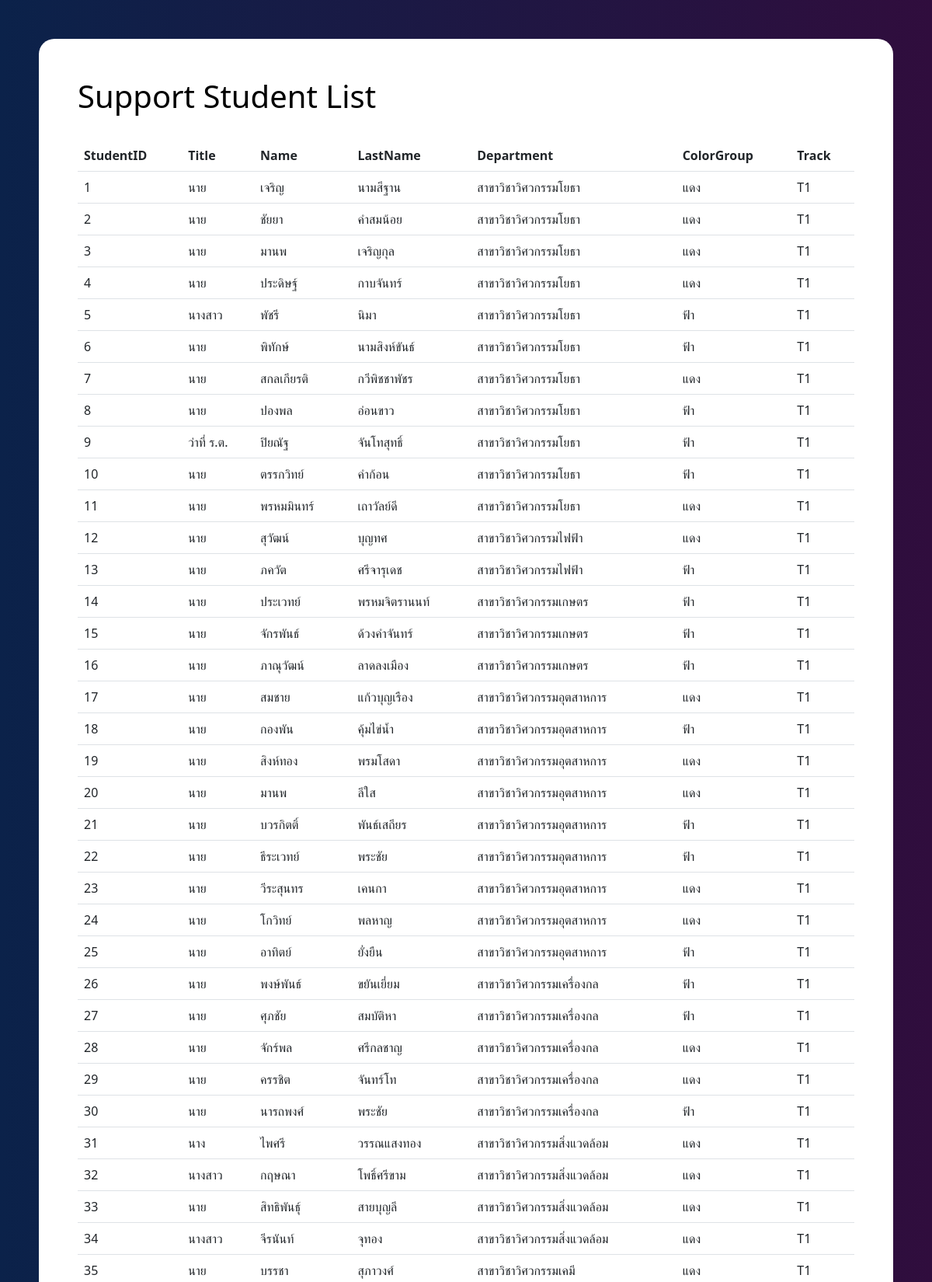
/Support_member.php (upper part), run on the app's committed database.
### tables this page shows
CREATE TABLE `tracksupport` (
  `StudentID` int(11) DEFAULT NULL,
  `Title` varchar(50) DEFAULT NULL,
  `Name` varchar(50) DEFAULT NULL,
  `LastName` varchar(50) DEFAULT NULL,
  `Department` varchar(50) DEFAULT NULL,
  `ColorGroup` varchar(50) DEFAULT NULL,
  `Track` varchar(50) DEFAULT NULL
);

### Support_member.php (the view, shortened to what this page needs)
<!DOCTYPE html>
<html lang="en">
<head>
    <link rel="stylesheet" href="style.css">
    <link href="https://cdn.jsdelivr.net/npm/bootstrap@5.2.3/dist/css/bootstrap.min.css" rel="stylesheet">
</head>
<body style="margin: 50px;">
    <div class="tablebody">
        <h1>Support Student List</h1>
        <br>
        <table class="table">
            <thead>
                <tr>
                    <th>StudentID</th>
                    <th>Title</th>
                    <th>Name</th>
                    <th>LastName</th>
                    <th>Department</th>
                    <th>ColorGroup</th>
                    <th>Track</th>
                </tr>
            </thead>
            <tbody>
                <?php
                $servername = "localhost";
                $username = "root";
                $password = "";
                $dbName = "final_project_v2";
                $conn = new mysqli($servername, $username, $password, $dbName);
                $sql = "SELECT * FROM `tracksupport`;";
                $result = $conn->query($sql);
                while ($row = $result->fetch_assoc()) {
                    echo "<tr>
                    <td>" . $row["StudentID"] . "</td>
                    <td>" . $row["Title"] . "</td>
                    <td>" . $row["Name"] . "</td>
                    <td>" . $row["LastName"] . "</td>
                    <td>" . $row["Department"] . "</td>
                    <td>" . $row["ColorGroup"] . "</td>
                    <td>" . $row["Track"] . "</td>
                </tr>";
                }
                ?>
            </tbody>
        </table>
    </div>
</body>
</html>

### style.css (style rules this page uses)
* { margin: 0; padding: 0; }
body { font-size: 120%; background: #ffffff; background: linear-gradient(to right, #0B224A, #300D3D); color: #ffff; font-family: 'Gill Sans', 'Gill Sans MT', Calibri, 'Trebuchet MS', sans-serif; }
.tablebody { padding: 50px; color: #000; background: #ffff; border-radius: 20px; }

### data on the page
tracksupport: StudentID "1", Title "นาย", Name "เจริญ", LastName "นามสีฐาน", Department "สาขาวิชาวิศวกรรมโยธา", ColorGroup "แดง", Track "T1"
tracksupport: StudentID "2", Title "นาย", Name "ชัยยา", LastName "คำสมน้อย", Department "สาขาวิชาวิศวกรรมโยธา", ColorGroup "แดง", Track "T1"
tracksupport: StudentID "3", Title "นาย", Name "มานพ", LastName "เจริญกุล", Department "สาขาวิชาวิศวกรรมโยธา", ColorGroup "แดง", Track "T1"
tracksupport: StudentID "4", Title "นาย", Name "ประดิษฐ์", LastName "กาบจันทร์", Department "สาขาวิชาวิศวกรรมโยธา", ColorGroup "แดง", Track "T1"
tracksupport: StudentID "5", Title "นางสาว", Name "พัชรี", LastName "นิมา", Department "สาขาวิชาวิศวกรรมโยธา", ColorGroup "ฟ้า", Track "T1"
tracksupport: StudentID "6", Title "นาย", Name "พิทักษ์", LastName "นามสิงห์ขันธ์", Department "สาขาวิชาวิศวกรรมโยธา", ColorGroup "ฟ้า", Track "T1"
tracksupport: StudentID "7", Title "นาย", Name "สกลเกียรติ", LastName "กวีพิชชาพัชร", Department "สาขาวิชาวิศวกรรมโยธา", ColorGroup "แดง", Track "T1"
tracksupport: StudentID "8", Title "นาย", Name "ปองพล", LastName "อ่อนขาว", Department "สาขาวิชาวิศวกรรมโยธา", ColorGroup "ฟ้า", Track "T1"
tracksupport: StudentID "9", Title "ว่าที่ ร.ต.", Name "ปิยณัฐ", LastName "จันโทสุทธิ์", Department "สาขาวิชาวิศวกรรมโยธา", ColorGroup "ฟ้า", Track "T1"
tracksupport: StudentID "10", Title "นาย", Name "ตรรกวิทย์", LastName "คำก้อน", Department "สาขาวิชาวิศวกรรมโยธา", ColorGroup "ฟ้า", Track "T1"
tracksupport: StudentID "11", Title "นาย", Name "พรหมมินทร์", LastName "เถาวัลย์ดี", Department "สาขาวิชาวิศวกรรมโยธา", ColorGroup "แดง", Track "T1"
tracksupport: StudentID "12", Title "นาย", Name "สุวัฒน์", LastName "บุญทศ", Department "สาขาวิชาวิศวกรรมไฟฟ้า", ColorGroup "แดง", Track "T1"
tracksupport: StudentID "13", Title "นาย", Name "ภควัต", LastName "ศรีจารุเดช", Department "สาขาวิชาวิศวกรรมไฟฟ้า", ColorGroup "ฟ้า", Track "T1"
tracksupport: StudentID "14", Title "นาย", Name "ประเวทย์", LastName "พรหมจิตรานนท์", Department "สาขาวิชาวิศวกรรมเกษตร", ColorGroup "ฟ้า", Track "T1"
tracksupport: StudentID "15", Title "นาย", Name "จักรพันธ์", LastName "ด้วงคำจันทร์", Department "สาขาวิชาวิศวกรรมเกษตร", ColorGroup "ฟ้า", Track "T1"
tracksupport: StudentID "16", Title "นาย", Name "ภาณุวัฒน์", LastName "ลาดลงเมือง", Department "สาขาวิชาวิศวกรรมเกษตร", ColorGroup "ฟ้า", Track "T1"
tracksupport: StudentID "17", Title "นาย", Name "สมชาย", LastName "แก้วบุญเรือง", Department "สาขาวิชาวิศวกรรมอุตสาหการ", ColorGroup "แดง", Track "T1"
tracksupport: StudentID "18", Title "นาย", Name "กองพัน", LastName "คุ้มไข่น้ำ", Department "สาขาวิชาวิศวกรรมอุตสาหการ", ColorGroup "ฟ้า", Track "T1"
tracksupport: StudentID "19", Title "นาย", Name "สิงห์ทอง", LastName "พรมโสดา", Department "สาขาวิชาวิศวกรรมอุตสาหการ", ColorGroup "แดง", Track "T1"
tracksupport: StudentID "20", Title "นาย", Name "มานพ", LastName "ลีใส", Department "สาขาวิชาวิศวกรรมอุตสาหการ", ColorGroup "แดง", Track "T1"
tracksupport: StudentID "21", Title "นาย", Name "บวรกิตติ์", LastName "พันธ์เสถียร", Department "สาขาวิชาวิศวกรรมอุตสาหการ", ColorGroup "ฟ้า", Track "T1"
tracksupport: StudentID "22", Title "นาย", Name "ธีระเวทย์", LastName "พระชัย", Department "สาขาวิชาวิศวกรรมอุตสาหการ", ColorGroup "ฟ้า", Track "T1"
tracksupport: StudentID "23", Title "นาย", Name "วีระสุนทร", LastName "เคนกา", Department "สาขาวิชาวิศวกรรมอุตสาหการ", ColorGroup "แดง", Track "T1"
tracksupport: StudentID "24", Title "นาย", Name "โกวิทย์", LastName "พลหาญ", Department "สาขาวิชาวิศวกรรมอุตสาหการ", ColorGroup "แดง", Track "T1"
tracksupport: StudentID "25", Title "นาย", Name "อาทิตย์", LastName "ยั่งยืน", Department "สาขาวิชาวิศวกรรมอุตสาหการ", ColorGroup "ฟ้า", Track "T1"
tracksupport: StudentID "26", Title "นาย", Name "พงษ์พันธ์", LastName "ขยันเยี่ยม", Department "สาขาวิชาวิศวกรรมเครื่องกล", ColorGroup "ฟ้า", Track "T1"
tracksupport: StudentID "27", Title "นาย", Name "ศุภชัย", LastName "สมบัติหา", Department "สาขาวิชาวิศวกรรมเครื่องกล", ColorGroup "ฟ้า", Track "T1"
tracksupport: StudentID "28", Title "นาย", Name "จักร์พล", LastName "ศรีกลชาญ", Department "สาขาวิชาวิศวกรรมเครื่องกล", ColorGroup "แดง", Track "T1"
tracksupport: StudentID "29", Title "นาย", Name "ครรชิต", LastName "จันทร์โท", Department "สาขาวิชาวิศวกรรมเครื่องกล", ColorGroup "แดง", Track "T1"
tracksupport: StudentID "30", Title "นาย", Name "นารถพงศ์", LastName "พระชัย", Department "สาขาวิชาวิศวกรรมเครื่องกล", ColorGroup "ฟ้า", Track "T1"
tracksupport: StudentID "31", Title "นาง", Name "ไพศรี", LastName "วรรณแสงทอง", Department "สาขาวิชาวิศวกรรมสิ่งแวดล้อม", ColorGroup "แดง", Track "T1"
tracksupport: StudentID "32", Title "นางสาว", Name "กฤษณา", LastName "โพธิ์ศรีขาม", Department "สาขาวิชาวิศวกรรมสิ่งแวดล้อม", ColorGroup "แดง", Track "T1"
tracksupport: StudentID "33", Title "นาย", Name "สิทธิพันธุ์", LastName "สายบุญลี", Department "สาขาวิชาวิศวกรรมสิ่งแวดล้อม", ColorGroup "แดง", Track "T1"
tracksupport: StudentID "34", Title "นางสาว", Name "จีรนันท์", LastName "จุทอง", Department "สาขาวิชาวิศวกรรมสิ่งแวดล้อม", ColorGroup "แดง", Track "T1"
tracksupport: StudentID "35", Title "นาย", Name "บรรชา", LastName "สุภาวงศ์", Department "สาขาวิชาวิศวกรรมเคมี", ColorGroup "แดง", Track "T1"
